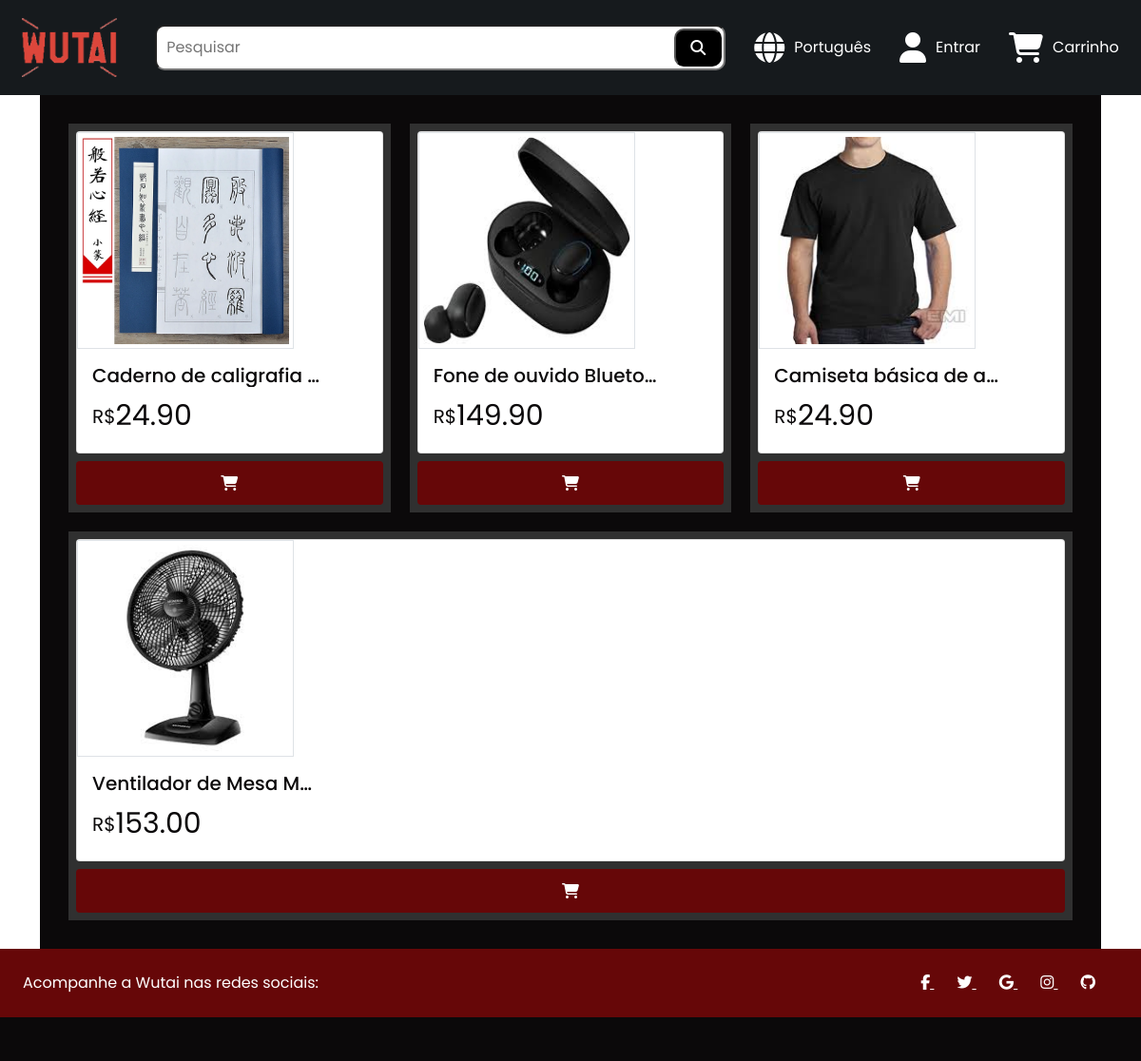
The app's page /Wutai/website/products/searchBar.php (upper part), older data.
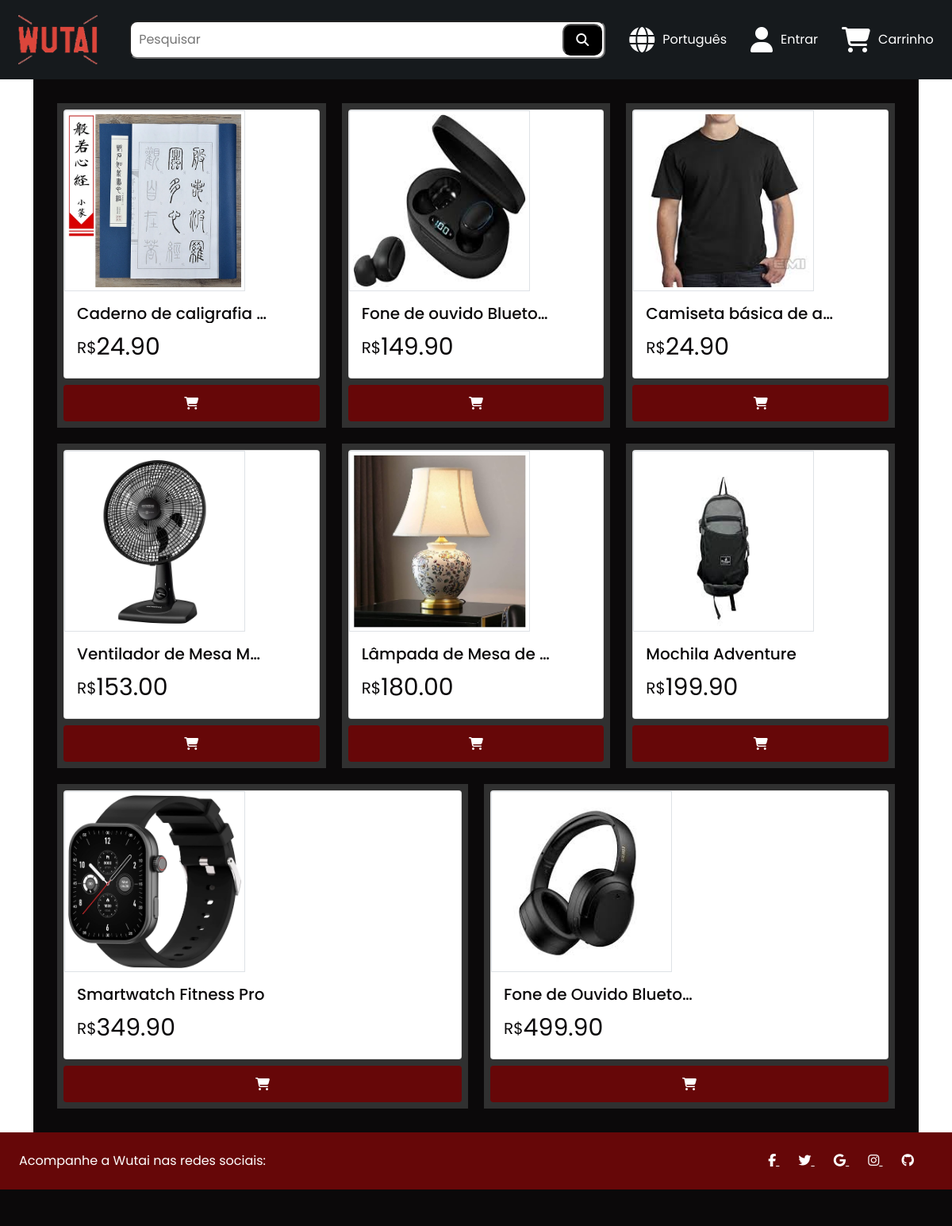
The same page, newer data.
### tables this page shows
CREATE TABLE `product` (
  `idProduct` bigint(20) NOT NULL,
  `productName` varchar(100) NOT NULL,
  `category` varchar(60) NOT NULL,
  `quantity` int(11) NOT NULL,
  `productDescription` varchar(1000) NOT NULL,
  `productImage` varchar(255) NOT NULL,
  `price` decimal(10,2) NOT NULL,
  `deliver` varchar(60) NOT NULL,
  `idSeller` bigint(20) DEFAULT NULL
);

### Wutai/website/products/searchBar.php (the view, shortened to what this page needs)
<?php
extract($_POST);
?>
<!DOCTYPE html>
<html lang="pt-BR">
<head>
    <link rel="stylesheet" href="/php_programs/Wutai/Wutai/styles/header.css">
    <link rel="stylesheet" href="/php_programs/Wutai/Wutai/styles/products.css">
    <link rel="stylesheet" href="/php_programs/Wutai/Wutai/styles/footer.css">
    <link href="https://cdn.jsdelivr.net/npm/bootstrap@5.0.2/dist/css/bootstrap.min.css" rel="stylesheet">
</head>
<body>
    <?php
    include('../header/header.php');
    ?>
    <section class="container text-center">
        <div class="row gx-0 container__grid">
            <?php
            $product = mysqli_query($conn, "SELECT * FROM `product` WHERE `productName` LIKE '%$searchInput%'");
            while ($usuario = mysqli_fetch_assoc($product)) {
                echo
                '
                <div class="col">
                <a href="products/products_page.php?productId=' . $usuario['idProduct'] . '">
                <div class="card">
                <img src="/php_programs/Wutai/Wutai/website/seller/productCRUD/' . $usuario['productImage'] . '" alt="" class="img-thumbnail rounded-0" class="card-img-top" style="width: 19vw; height: 19vw;" alt="...">
                <div class="card-body">
                <h5 class="card-title">' . $usuario['productName'] . '</h5>
                <div class="price">
                <span style="font-size: 20px;">R$</span>
                <span style="font-size: 30px;">' . $usuario['price'] . '</span>
                <span style="font-size: 20px;"></span>
                <span style="font-size: 20px;"></span>
                </div>
                </div>
                </div>
                </a>
                <div class="add__to__cart">
                <a href="/php_programs/Wutai/Wutai/website/user/cart/addProductCart.act.php?productId=' . $usuario['idProduct'] . '"><i class="fa-solid fa-cart-shopping"></i></a>
                </div>
                </div>
                ';
            }
            ?>
        </div>
    </section>
    <?php
    include('../footer/footer.php');
    ?>
</body>
</html>

### Wutai/website/header/header.php (shortened to what this page needs)
<?php
require_once(BASE_PATH . DIRECTORY_SEPARATOR . 'connect.php');
@$id = $_SESSION['idUser'];
if (isset($_SESSION['name'])) {
    $name = $_SESSION['name'];
} else {
    $name = "Entrar/Registar";
}
?>
<header>
    <a href="/php_programs/Wutai/Wutai/website/index.php"><img src="/php_programs/Wutai/Wutai/public/img/logo2.png" alt=""></a>
    <div class="search__box">
        <form action="/php_programs/Wutai/Wutai/website/products/searchBar.php" method="POST">
            <input type="text" name="searchInput" id="searchInput" placeholder="Pesquisar">
            <button type="submit" id="searchButton" aria-label="searchButton"><i class="fa-solid fa-magnifying-glass"></i></button>
        </form>
    </div>
    <div class="header__wrapper">
        <div class="language">
            <i class="fa-solid fa-globe"></i>
            <span>Português</span>
        </div>
        <div class="user">
            <i class="fa-solid fa-user"></i>
            <?php
            if ($name != "Entrar/Registar") {
                echo "<a href='/php_programs/Wutai/Wutai/website/user/homepage/homepage.php' id='menu'>Olá, $name!</a>
                    <div class='user__panel'>
                        <a href='/php_programs/Wutai/Wutai/website/user/homepage/homepage.php?user=$id'>Perfil</a>
                        <a href='/php_programs/Wutai/Wutai/website/user/orders/orders.php?user=$id'>Pedidos</a>
                        <a href='/php_programs/Wutai/Wutai/website/user/address/address.php?user=$id'>Endereços</a>
                        <a href='/php_programs/Wutai/Wutai/website/user/settings/settings.php?user=$id'>Definições</a>";
                if (isset($idSeller)) {
                    echo "<a href='/php_programs/Wutai/Wutai/website/seller/affiliatePanel.php?user=$idSeller'>Afiliado</a>";
                }
                echo "<a href='/php_programs/Wutai/Wutai/website/user/login/logout.php'>Sair</a>
                    </div>
                ";
            } else {
                echo "<a href='/php_programs/Wutai/Wutai/website/user/login/login.php'>Entrar</a>
                <div class='user__panel'>
                <a href='/php_programs/Wutai/Wutai/website/user/register/register.php'>Registrar</a>
                <a href='/php_programs/Wutai/Wutai/website/user/login/login.php'>Entrar</a>";
                echo "</div>";
            }
            ?>
        </div>
        <div class="cart__shopping">
            <?php
            if (isset($_SESSION['idCart'])) {
                @$sqlCount = "SELECT COUNT(idCart) FROM `cart_items` WHERE `idCart` = $idCart";
                @$sqlQueryCount = mysqli_query($conn, $sqlCount);
                @$count = mysqli_fetch_array($sqlQueryCount);
                echo "<i class='fa-solid fa-cart-shopping'><span> $count[0]</span></i>";
                if (isset($_SESSION['idUser'])) {
                    echo "<a href='/php_programs/Wutai/Wutai/website/user/cart/cart.php?user=$id'>Carrinho</a>";
                } else {
                    echo "<a href='/php_programs/Wutai/Wutai/website/user/cart/cart.php'>Carrinho</a>";
                }
            } else {
                echo "<i class='fa-solid fa-cart-shopping'><span></span></i>";
                if (isset($_SESSION['idUser'])) {
                    echo "<a href='/php_programs/Wutai/Wutai/website/user/cart/cart.php?user=$id'>Carrinho</a>";
                } else {
                    echo "<a href='/php_programs/Wutai/Wutai/website/user/cart/cart.php'>Carrinho</a>";
                }
            }
            ?>
        </div>
    </div>
</header>

### Wutai/website/footer/footer.php (shortened to what this page needs)
<footer class="text-center text-lg-start text-white">
    <section class="d-flex justify-content-between p-4" id="socialMedia">
        <div class="me-5">
            <span>Acompanhe a Wutai nas redes sociais:</span>
        </div>
        <div>
            <a href="" class="text-white me-4">
                <i class="fab fa-facebook-f"></i>
            </a>
            <a href="" class="text-white me-4">
                <i class="fab fa-twitter"></i>
            </a>
            <a href="" class="text-white me-4">
                <i class="fab fa-google"></i>
            </a>
            <a href="" class="text-white me-4">
                <i class="fab fa-instagram"></i>
            </a>
            <a href="" class="text-white me-4">
                <i class="fab fa-github"></i>
            </a>
        </div>
    </section>
</footer>
</body>
</html>

### Wutai/styles/header.css (style rules this page uses)
* { margin: 0; padding: 0; box-sizing: border-box; font-family: "Poppins", sans-serif; }
header { display: flex; justify-content: center; align-items: center; width: 100%; height: 100px; background-color: #161a1d; color: #FFFFFF; }
header img { width: 100px; margin: 0px 20px; }
header a { display: flex; text-decoration: none; color: #FFFFFF; }
.search__box { width: 50%; display: flex; align-items: center; flex-direction: row; margin: 20px; }
.search__box form { width: 100%; position: relative; }
.search__box form #searchInput { padding: 10px; width: 100%; border-radius: 10px; }
.search__box form #searchButton { display: flex; justify-content: center; align-items: center; background-color: #000; margin-left: -55px; height: 40px; padding: 15px; border-radius: 10px; position: absolute; right: 0; top: 0; margin: 4px 4px; color: #FFFFFF; }
.user { position: relative; }
.user, .cart__shopping, .language { display: flex; align-items: center; margin: 10px; }
.user i, .cart__shopping i, .language i { font-size: clamp(1rem, 5vw, 2rem); position: relative; display: flex; align-items: flex-end; justify-content: flex-end; }
.user a, .user span, .user button, .cart__shopping a, .cart__shopping span, .cart__shopping button, .language a, .language span, .language button { margin: 10px; text-decoration: none; }
.header__wrapper { display: flex; }

### Wutai/styles/products.css (style rules this page uses)
* { margin: 0; padding: 0; box-sizing: border-box; font-family: "Poppins", sans-serif; }
.row { padding: 30px; background-color: #0B090A; color: #FFFFFF; grid-gap: 20px; --bs-gutter-x: 0; }
.row .col { background-color: #303030; }
.row i { width: 100%; background-color: #660708; color: #fff; padding: 15px; transition: all 0.3s; }
.row a { position: relative; text-decoration: none; }
.card-title { width: 240px; color: #0B090A; white-space: nowrap; text-overflow: ellipsis; overflow: hidden; text-align: left; }
.price { display: flex; align-items: center; color: #0B090A; }
.card { margin: 0.5em; border: solid 1px rgba(204, 204, 204, 0.5803921569); }
.add__to__cart { margin: 0.5em; }
.add__to__cart i { border-radius: 0.25rem; }

### Wutai/styles/footer.css (style rules this page uses)
* { margin: 0; padding: 0; box-sizing: border-box; font-family: "Poppins", sans-serif; }
footer { background-color: #0B090A; }
footer #socialMedia { background-color: #660708; }

Row changes from the older to the newer data that the page shows:
changed product "Ventilador de Mesa M…": productImage: a different picture
added product: productImage (picture), productName "Lâmpada de Mesa de…", price "180.00"
added product: productImage (picture), productName "Mochila Adventure", price "199.90"
added product: productImage (picture), productName "Smartwatch Fitness Pro", price "349.90"
added product: productImage (picture), productName "Fone de Ouvido Blueto…", price "499.90"
